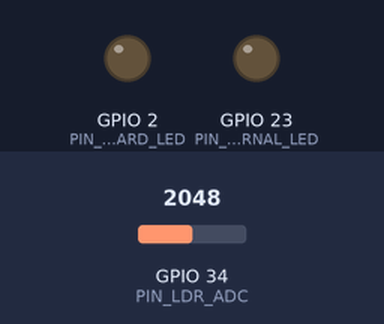
A sketch run on a simulated ESP32. Parts: output pins drawn as LEDs (lit = HIGH). The test bench sets the inputs (shaded band); at power-on: GPIO 34 (PIN_LDR_ADC) = 2048. WiFi joins after 1.5 s; servers stay silent unless stated; uploads are accepted with an empty reply; what the sketch prints to the serial monitor is not drawn.

Above: at 3.7 s.
3.8 s: GPIO 34 (PIN_LDR_ADC) set to 1571
5.3 s: GPIO 34 (PIN_LDR_ADC) set to 1462
At 6.2 s:
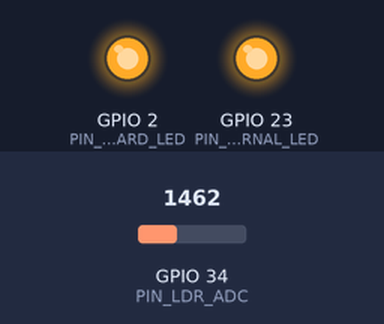
Timing chart, 0 to 8.3 s (numbered marks = the images above; inputs shaded):
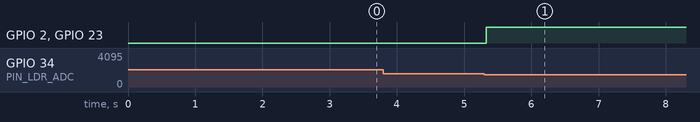

The sketch:

AdaptiveLightingESP32.ino
```cpp
/**
 * =========================================================================
 * Project: ESP32 Adaptive Lighting System Controller
 * Version: 1.1.0
 * Framework: Arduino ESP32
 *
 * Hardware Connections:
 *   - LDR Voltage Divider: Signal to GPIO 34 (ADC1_CH6)
 *   - External Actuator LED: GPIO 23 through 220Ω resistor
 *   - Onboard Blue Indicator LED: GPIO 2
 *   - HC-SR501 PIR Motion Sensor: GPIO 19 (Reserved for Phase 2)
 *
 * Features:
 *   - Autonomous local hysteresis decision loop (anti-flicker)
 *   - Bidirectional HTTPS sync with Supabase Edge Functions / Dashboard
 *   - Remote manual LED override (Turn ON / Turn OFF from anywhere)
 *   - Automatic Mode vs Manual Mode state switching
 *   - Dual LED indicator (External breadboard LED + Onboard Blue LED)
 * =========================================================================
 */

#include <WiFi.h>
#include <WiFiClientSecure.h>
#include <HTTPClient.h>

// ─────────────────────────────────────────────────────────────
// 1. CONFIGURATION (Loads config.h if present, or uses defaults)
// ─────────────────────────────────────────────────────────────
#if __has_include("config.h")
  #include "config.h"
#else
  const char* WIFI_SSID     = "YOUR_WIFI_SSID";
  const char* WIFI_PASSWORD = "YOUR_WIFI_PASSWORD";

  const char* SERVER_URL    = "https://milgueqksyqeaxfpnxad.supabase.co/functions/v1/device-api?action=ingest";
  const char* DEVICE_TOKEN  = "esp32_super_secret_token_123";
  const char* ANON_KEY      = "eyJhbGciOiJIUzI1NiIsInR5cCI6IkpXVCJ9.eyJpc3MiOiJzdXBhYmFzZSIsInJlZiI6Im1pbGd1ZXFrc3lxZWF4ZnBueGFkIiwicm9sZSI6ImFub24iLCJpYXQiOjE3OTMwMTg2ODgsImV4cCI6MjEwODU5NDY4OH0.jRlVOPxjWUcU924hY6m45YpZ_CRn2kJASB3CBUFYMwI";

  #define PIN_LDR_ADC         34   // LDR Sensor (Analog Input)
  #define PIN_EXTERNAL_LED    23   // External LED (through 220Ω resistor)
  #define PIN_ONBOARD_LED      2   // Built-in Blue LED on ESP32 board
#endif

// Operating Thresholds & State
int darkThreshold  = 1500;  // Turn ON when reading <= 1500
int lightThreshold = 1800;  // Turn OFF when reading >= 1800
bool isAutoMode    = true;  // Auto threshold mode vs Remote manual override
bool ledState      = false;

unsigned long lastTransmission = 0;
const unsigned long TRANSMIT_INTERVAL_MS = 3000; // Poll dashboard every 3 seconds for fast response

// ─────────────────────────────────────────────────────────────
// 2. SETUP
// ─────────────────────────────────────────────────────────────
void setup() {
  Serial.begin(115200);
  delay(1000);

  pinMode(PIN_LDR_ADC, INPUT);
  pinMode(PIN_EXTERNAL_LED, OUTPUT);
  pinMode(PIN_ONBOARD_LED, OUTPUT);

  digitalWrite(PIN_EXTERNAL_LED, LOW);
  digitalWrite(PIN_ONBOARD_LED, LOW);

  analogSetAttenuation(ADC_11db);

  Serial.println("\n=============================================");
  Serial.println(" ESP32 Adaptive Lighting System Controller ");
  Serial.println(" Firmware v1.1.0 | Bidirectional IoT Sync ");
  Serial.println("=============================================");
  Serial.print("Connecting to Wi-Fi: ");
  Serial.println(WIFI_SSID);

  WiFi.mode(WIFI_STA);
  WiFi.begin(WIFI_SSID, WIFI_PASSWORD);

  int attempts = 0;
  while (WiFi.status() != WL_CONNECTED && attempts < 25) {
    delay(500);
    Serial.print(".");
    attempts++;
  }

  if (WiFi.status() == WL_CONNECTED) {
    Serial.println("\n[WiFi] Connected successfully!");
    Serial.print("[WiFi] IP Address: ");
    Serial.println(WiFi.localIP());
  } else {
    Serial.println("\n[WiFi] Connection Failed! Operating in local offline mode.");
  }
}

// ─────────────────────────────────────────────────────────────
// 3. TRANSMIT & RECEIVE DASHBOARD COMMANDS (HTTPS)
// ─────────────────────────────────────────────────────────────
void syncWithDashboard(int ldrValue, bool currentLed, const char* condition) {
  if (WiFi.status() != WL_CONNECTED) return;

  WiFiClientSecure client;
  client.setInsecure();

  HTTPClient http;
  if (http.begin(client, SERVER_URL)) {
    http.setTimeout(8000);

    http.addHeader("Content-Type", "application/json");
    http.addHeader("apikey", ANON_KEY);
    http.addHeader("Authorization", String("Bearer ") + ANON_KEY);
    http.addHeader("x-device-token", DEVICE_TOKEN);

    String payload = "{\"device_identifier\":\"ESP32-LIGHT-001\""
                     ",\"ldr_raw\":" + String(ldrValue) +
                     ",\"reported_led_state\":" + (currentLed ? "true" : "false") +
                     ",\"light_condition\":\"" + String(condition) + "\"" +
                     ",\"wifi_rssi\":" + String(WiFi.RSSI()) +
                     ",\"firmware_version\":\"1.1.0\"}";

    int httpCode = http.POST(payload);

    if (httpCode == 200 || httpCode == 201) {
      String response = http.getString();

      // 1. Check if user switched mode on Dashboard (Auto vs Manual)
      if (response.indexOf("\"automatic_mode\":false") != -1) {
        if (isAutoMode) {
          isAutoMode = false;
          Serial.println("[MODE] Dashboard switched to MANUAL OVERRIDE MODE!");
        }
      } else if (response.indexOf("\"automatic_mode\":true") != -1) {
        if (!isAutoMode) {
          isAutoMode = true;
          Serial.println("[MODE] Dashboard switched to AUTOMATIC THRESHOLD MODE!");
        }
      }

      // 2. Check for Remote "Turn ON" or "Turn OFF" Commands
      if (response.indexOf("\"command_type\":\"SET_LED\"") != -1) {
        if (response.indexOf("\"state\":true") != -1) {
          ledState = true;
          digitalWrite(PIN_EXTERNAL_LED, HIGH);
          digitalWrite(PIN_ONBOARD_LED, HIGH);
          Serial.println("\n>>> [REMOTE COMMAND] Dashboard turned LED ON! <<<");
        } else if (response.indexOf("\"state\":false") != -1) {
          ledState = false;
          digitalWrite(PIN_EXTERNAL_LED, LOW);
          digitalWrite(PIN_ONBOARD_LED, LOW);
          Serial.println("\n>>> [REMOTE COMMAND] Dashboard turned LED OFF! <<<");
        }
      }
    }

    http.end();
  }
}

// ─────────────────────────────────────────────────────────────
// 4. MAIN SENSOR & LIGHTING LOOP
// ─────────────────────────────────────────────────────────────
void loop() {
  // Read LDR (average 4 samples)
  int sum = 0;
  for (int i = 0; i < 4; i++) {
    sum += analogRead(PIN_LDR_ADC);
    delayMicroseconds(50);
  }
  int ldrRaw = sum / 4;

  const char* condition = (ldrRaw <= darkThreshold) ? "Dark" : (ldrRaw < lightThreshold ? "Dim" : "Bright");

  // Autonomous Hysteresis Lighting (runs only if in Automatic Mode)
  if (isAutoMode) {
    if (ldrRaw <= darkThreshold && !ledState) {
      ledState = true;
      digitalWrite(PIN_EXTERNAL_LED, HIGH);
      digitalWrite(PIN_ONBOARD_LED, HIGH);
      Serial.printf("[AUTO] Darkness detected (%d). LED ON.\n", ldrRaw);
    } else if (ldrRaw >= lightThreshold && ledState) {
      ledState = false;
      digitalWrite(PIN_EXTERNAL_LED, LOW);
      digitalWrite(PIN_ONBOARD_LED, LOW);
      Serial.printf("[AUTO] Daylight detected (%d). LED OFF.\n", ldrRaw);
    }
  }

  // Poll dashboard every 3 seconds for sensor upload and remote commands
  if (millis() - lastTransmission >= TRANSMIT_INTERVAL_MS) {
    syncWithDashboard(ldrRaw, ledState, condition);
    lastTransmission = millis();
  }

  delay(200);
}
```

Measured:
- the behaviour switches between 1501 and 1500 on GPIO 34 (PIN_LDR_ADC) (found by bisection; images 0 and 1)
- after the input at 3.8 s, every drawn part: stays the same
- after the input at 5.3 s, GPIO 2 (PIN_ONBOARD_LED), GPIO 23 (PIN_EXTERNAL_LED): LOW → HIGH at once
